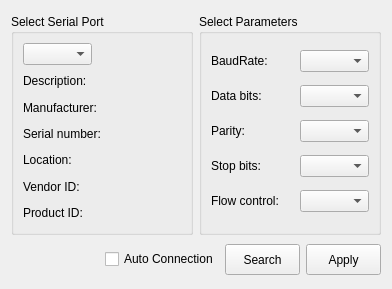
<?xml version="1.0" encoding="UTF-8"?>
<ui version="4.0">
 <class>SettingDialog</class>
 <widget class="QDialog" name="SettingDialog">
  <property name="geometry">
   <rect>
    <x>0</x>
    <y>0</y>
    <width>392</width>
    <height>289</height>
   </rect>
  </property>
  <property name="windowTitle">
   <string>Dialog</string>
  </property>
  <layout class="QGridLayout" name="gridLayout">
   <item row="0" column="0">
    <widget class="QGroupBox" name="groupBox">
     <property name="minimumSize">
      <size>
       <width>0</width>
       <height>221</height>
      </size>
     </property>
     <property name="maximumSize">
      <size>
       <width>16777215</width>
       <height>221</height>
      </size>
     </property>
     <property name="title">
      <string>Select Serial Port</string>
     </property>
     <layout class="QVBoxLayout" name="verticalLayout_4">
      <item>
       <layout class="QVBoxLayout" name="verticalLayout_2">
        <item>
         <widget class="QComboBox" name="serialPortInfoListBox">
          <property name="minimumSize">
           <size>
            <width>69</width>
            <height>22</height>
           </size>
          </property>
          <property name="maximumSize">
           <size>
            <width>69</width>
            <height>22</height>
           </size>
          </property>
         </widget>
        </item>
        <item>
         <widget class="QLabel" name="descrptionlabel">
          <property name="text">
           <string>Description:</string>
          </property>
         </widget>
        </item>
        <item>
         <widget class="QLabel" name="manufacturerlabel">
          <property name="text">
           <string>Manufacturer:</string>
          </property>
         </widget>
        </item>
        <item>
         <widget class="QLabel" name="serialnumberlabel">
          <property name="text">
           <string>Serial number:</string>
          </property>
         </widget>
        </item>
        <item>
         <widget class="QLabel" name="locationlabel">
          <property name="text">
           <string>Location:</string>
          </property>
         </widget>
        </item>
        <item>
         <widget class="QLabel" name="vidlabel">
          <property name="text">
           <string>Vendor ID:</string>
          </property>
         </widget>
        </item>
        <item>
         <widget class="QLabel" name="pidlabel">
          <property name="text">
           <string>Product ID:</string>
          </property>
         </widget>
        </item>
       </layout>
      </item>
     </layout>
    </widget>
   </item>
   <item row="0" column="1">
    <widget class="QGroupBox" name="groupBox_2">
     <property name="minimumSize">
      <size>
       <width>0</width>
       <height>221</height>
      </size>
     </property>
     <property name="maximumSize">
      <size>
       <width>16777215</width>
       <height>221</height>
      </size>
     </property>
     <property name="title">
      <string>Select Parameters</string>
     </property>
     <layout class="QVBoxLayout" name="verticalLayout">
      <item>
       <layout class="QHBoxLayout" name="horizontalLayout_2">
        <item>
         <widget class="QLabel" name="label">
          <property name="text">
           <string>BaudRate:</string>
          </property>
         </widget>
        </item>
        <item>
         <widget class="QComboBox" name="baudrateBox">
          <property name="minimumSize">
           <size>
            <width>69</width>
            <height>22</height>
           </size>
          </property>
          <property name="maximumSize">
           <size>
            <width>69</width>
            <height>22</height>
           </size>
          </property>
         </widget>
        </item>
       </layout>
      </item>
      <item>
       <layout class="QHBoxLayout" name="horizontalLayout_3">
        <item>
         <widget class="QLabel" name="label_2">
          <property name="text">
           <string>Data bits:</string>
          </property>
         </widget>
        </item>
        <item>
         <widget class="QComboBox" name="databitsBox">
          <property name="minimumSize">
           <size>
            <width>69</width>
            <height>22</height>
           </size>
          </property>
          <property name="maximumSize">
           <size>
            <width>69</width>
            <height>22</height>
           </size>
          </property>
         </widget>
        </item>
       </layout>
      </item>
      <item>
       <layout class="QHBoxLayout" name="horizontalLayout_4">
        <item>
         <widget class="QLabel" name="label_3">
          <property name="text">
           <string>Parity:</string>
          </property>
         </widget>
        </item>
        <item>
         <widget class="QComboBox" name="parityBox">
          <property name="minimumSize">
           <size>
            <width>69</width>
            <height>22</height>
           </size>
          </property>
          <property name="maximumSize">
           <size>
            <width>69</width>
            <height>22</height>
           </size>
          </property>
         </widget>
        </item>
       </layout>
      </item>
      <item>
       <layout class="QHBoxLayout" name="horizontalLayout_5">
        <item>
         <widget class="QLabel" name="label_4">
          <property name="text">
           <string>Stop bits:</string>
          </property>
         </widget>
        </item>
        <item>
         <widget class="QComboBox" name="stopbitBox">
          <property name="minimumSize">
           <size>
            <width>69</width>
            <height>22</height>
           </size>
          </property>
          <property name="maximumSize">
           <size>
            <width>69</width>
            <height>22</height>
           </size>
          </property>
         </widget>
        </item>
       </layout>
      </item>
      <item>
       <layout class="QHBoxLayout" name="horizontalLayout_6">
        <item>
         <widget class="QLabel" name="label_5">
          <property name="text">
           <string>Flow control:</string>
          </property>
         </widget>
        </item>
        <item>
         <widget class="QComboBox" name="flowcontrolBox">
          <property name="minimumSize">
           <size>
            <width>69</width>
            <height>22</height>
           </size>
          </property>
          <property name="maximumSize">
           <size>
            <width>69</width>
            <height>22</height>
           </size>
          </property>
         </widget>
        </item>
       </layout>
      </item>
     </layout>
    </widget>
   </item>
   <item row="1" column="0" colspan="2">
    <layout class="QHBoxLayout" name="horizontalLayout">
     <item>
      <spacer name="horizontalSpacer">
       <property name="orientation">
        <enum>Qt::Horizontal</enum>
       </property>
       <property name="sizeHint" stdset="0">
        <size>
         <width>198</width>
         <height>20</height>
        </size>
       </property>
      </spacer>
     </item>
     <item>
      <widget class="QCheckBox" name="autoCheckBox">
       <property name="text">
        <string>Auto Connection</string>
       </property>
      </widget>
     </item>
     <item>
      <widget class="QPushButton" name="searchButton">
       <property name="minimumSize">
        <size>
         <width>75</width>
         <height>31</height>
        </size>
       </property>
       <property name="maximumSize">
        <size>
         <width>75</width>
         <height>31</height>
        </size>
       </property>
       <property name="text">
        <string>Search</string>
       </property>
       <property name="autoDefault">
        <bool>false</bool>
       </property>
      </widget>
     </item>
     <item>
      <widget class="QPushButton" name="applyButton">
       <property name="minimumSize">
        <size>
         <width>75</width>
         <height>31</height>
        </size>
       </property>
       <property name="maximumSize">
        <size>
         <width>75</width>
         <height>31</height>
        </size>
       </property>
       <property name="text">
        <string>Apply</string>
       </property>
       <property name="autoDefault">
        <bool>false</bool>
       </property>
      </widget>
     </item>
    </layout>
   </item>
  </layout>
 </widget>
 <resources/>
 <connections/>
</ui>
